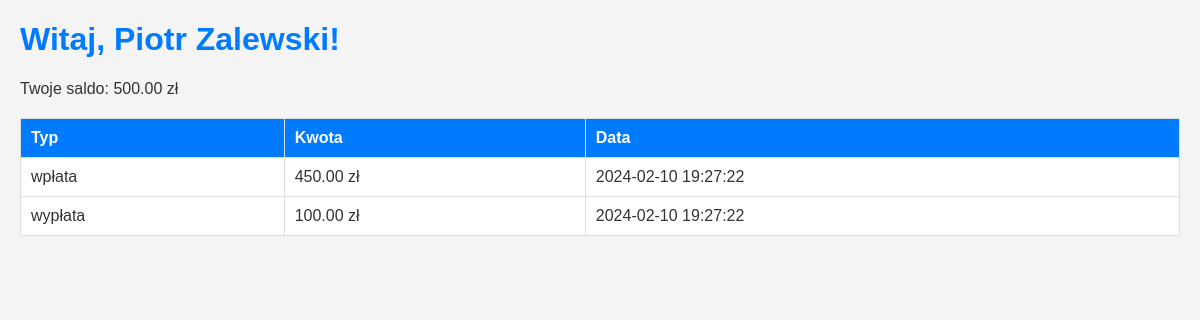
Screenshot of /dashboard.php (signed in) with the database file from the repository.
### tables this page shows
CREATE TABLE `transakcje` (
  `id` int(11) NOT NULL AUTO_INCREMENT,
  `id_uzytkownika` int(11) DEFAULT NULL,
  `typ` enum('wpłata','wypłata') NOT NULL,
  `kwota` decimal(10,2) NOT NULL,
  `data_transakcji` timestamp NULL DEFAULT current_timestamp(),
  PRIMARY KEY (`id`),
  KEY `id_uzytkownika` (`id_uzytkownika`),
  CONSTRAINT `transakcje_ibfk_1` FOREIGN KEY (`id_uzytkownika`) REFERENCES `uzytkownicy` (`id`) ON DELETE CASCADE
);

### dashboard.php (the view, shortened to what this page needs)
<!DOCTYPE html>
<html lang="pl">
<head>
</head>
<body>
<?php
$host = '127.0.0.1';
$db_user = 'adminwww';
$db_password = 'Pa$$w0rd2';
$db_name = 'realbanking';
$conn = new mysqli($host, $db_user, $db_password, $db_name);
echo "<h1>Witaj, " . $_SESSION['imie'] . " " . $_SESSION['nazwisko'] . "!</h1>";
echo "<p>Twoje saldo: " . $_SESSION['saldo'] . " zł</p>";
$sql = "SELECT typ, kwota, data_transakcji FROM transakcje WHERE id_uzytkownika = ? ORDER BY data_transakcji DESC";
$stmt = $conn->prepare($sql);
$stmt->bind_param("i", $_SESSION['user_id']);
$stmt->execute();
$result = $stmt->get_result();
if ($result->num_rows > 0) {
    echo "<table><tr><th>Typ</th><th>Kwota</th><th>Data</th></tr>";
    while($row = $result->fetch_assoc()) {
        echo "<tr><td>" . $row["typ"] . "</td><td>" . $row["kwota"] . " zł</td><td>" . $row["data_transakcji"] . "</td></tr>";
    }
    echo "</table>";
} else {
    echo "Brak transakcji.";
}
?>
</body>
</html>

### dashboard.php (style rules this page uses)
body { font-family: Arial, sans-serif; margin: 20px; background-color: #f4f4f4; color: #333; }
h1 { color: #007bff; }
p { margin: 20px 0; }
table { width: 100%; border-collapse: collapse; margin-top: 20px; }
th, td { border: 1px solid #ddd; padding: 10px; text-align: left; }
th { background-color: #007bff; color: #ffffff; }
td { background-color: #ffffff; }

### rows the page displays
transakcje: typ "wpłata", kwota "450.00", data_transakcji "2024-02-10 19:27:22"
transakcje: typ "wypłata", kwota "100.00", data_transakcji "2024-02-10 19:27:22"

### other values shown
$_SESSION['imie'] "Piotr"
$_SESSION['nazwisko'] "Zalewski"
$_SESSION['saldo'] "500.00"
